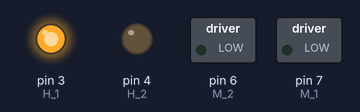
Recording of a sketch running on a simulated Arduino Uno, built with avr-gcc and run on an emulated ATmega328P. Parts: switched loads named in the sketch (green lamp = pin HIGH), output pins drawn as LEDs (lit = HIGH).

Above: at 0.1 s.
At 16.1 s:
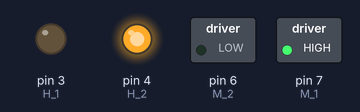
At 51.1 s:
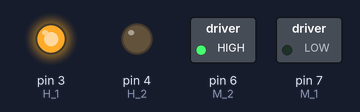
At 67.1 s:
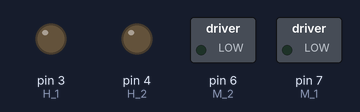
At 92.1 s:
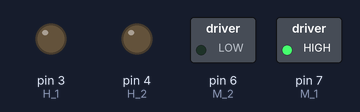
At 127.1 s:
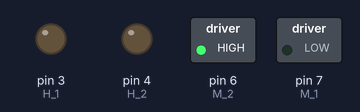
Timing chart, 0 to 128.6 s (numbered marks = the images above):
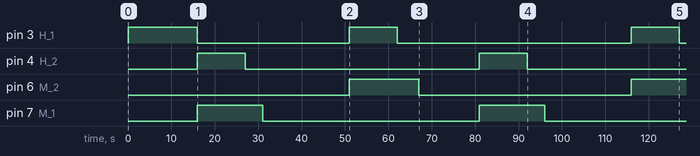

The sketch:

arduino_day_4_.ino
```cpp
#define SPEED 255
#define M_1 7
#define M_2 6
#define H_1 3
#define H_2 4
//#define H_1 12
//#define H_2 13
#define M_OFF 1000
#define H_TIME 11000
#define O_b 11
#define C_b 10
volatile bool state = 0;
volatile bool pos = 0;
volatile unsigned long timer = millis(), h_timer = millis();
int dir = 0;
volatile int s_circle = 0;
void setup()
{
  //Serial.begin(2000000);
  pinMode(M_1, OUTPUT);
  pinMode(M_2, OUTPUT);
  pinMode(H_1, OUTPUT);
  pinMode(H_2, OUTPUT);
  pinMode(O_b, INPUT_PULLUP);
  pinMode(C_b, INPUT_PULLUP);
  timerInit();
  delay(2000);
}
void loop()
{


  motor(-1);
  delay(14000);
  holder(1);
  while(!state)
  {
    ;
  }
  delay(4000);
  motor(1);
  delay(20000);
  holder(0);
  while(!state)
  {
    ;
  }
  delay(5000);
  /*
  motor(-1);
  while(!state)
  {
    ;
  }
  holder(1);
  delay(3000);
  motor(1);
  while(!state)
  {
    ;
  }
  holder(0);
  delay(3000);*/
}

void backend()
{
  static int motor_dir = -1;

  if(pos == 0)
  {
    if(millis() - h_timer <= H_TIME)
    {
      digitalWrite(H_1, HIGH);
      digitalWrite(H_2, LOW);
      state = 0;
    }
    else
    {
      digitalWrite(H_1, LOW);
      digitalWrite(H_2, LOW);
      state = 1;
    }

  }
  else if(pos == 1)
  {
    if(millis() - h_timer <= H_TIME)
    {
      digitalWrite(H_1, LOW);
      digitalWrite(H_2, HIGH);
      state = 0;
    }
    else
    {
      digitalWrite(H_1, LOW);
      digitalWrite(H_2, LOW);
      state = 1;
    }
  }

    //Serial.println(millis() - timer);
  if(millis() - timer >= M_OFF)
  {
    if(dir == 1)
    {

      digitalWrite(M_1, LOW);
      analogWrite(M_2, SPEED);
      //Serial.println("dn");
    }
    else if(dir == -1)
    {

      analogWrite(M_1, SPEED);
      digitalWrite(M_2, LOW);
      //Serial.println("up");
    }
    else
    {

      digitalWrite(M_1, LOW);
      digitalWrite(M_2,LOW);
      //Serial.println("st");
    }
  }

}
void motor(int p)
{
  //Serial.println(dir);
  if(p != dir)
  {
    digitalWrite(M_1, LOW);
    digitalWrite(M_2, LOW);
    timer = millis();
    dir = p;
    Serial.println("Stop");
  }
}
void holder(bool p)
{
  if(p != pos)
  {
    pos = p;
    state = 0;
    h_timer = millis();
  }
}
void timerInit()
{
  TCCR0A |= (1 << WGM01);
  OCR0A = 0xF9;
  TIMSK0 |= (1 << OCIE0A);
  TCCR0B |= (1 << CS01) | (1 << CS00);
  sei();
}

ISR (TIMER0_COMPA_vect)
{
  backend();
}
```

Measured:
- by itself, pin 3 (H_1): goes LOW 35.0 s, HIGH 11.0 s, LOW 54.0 s, HIGH 11.0 s, then LOW
- by itself, pin 4 (H_2): alternates HIGH for 11.0 s and LOW for 54.0 s
- by itself, pin 6 (M_2): LOW → HIGH at 51.0 s, → LOW 16.0 s later, → HIGH 49.0 s later
- by itself, pin 7 (M_1): alternates HIGH for 15.0 s and LOW for 50.0 s
